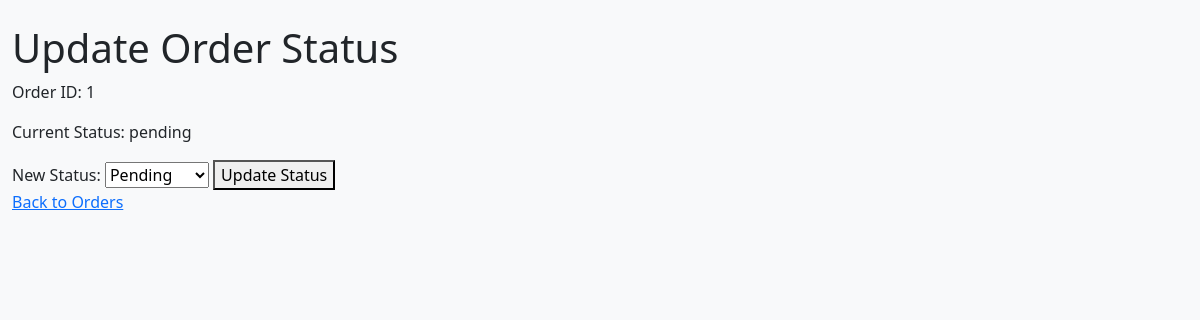
Before: /orders/update/1/ (signed in) with the older database file.
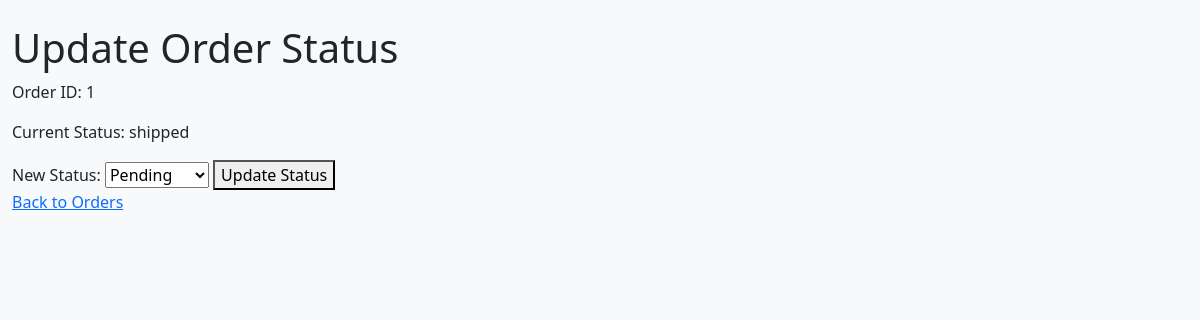
After: the same page with the newer database file.
### orders/models.py (models this page shows, shortened)
class Order(models.Model):
    customer = models.ForeignKey(Customer, on_delete=models.CASCADE, related_name='orders')
    outlet = models.ForeignKey(Shop, on_delete=models.CASCADE, related_name='orders')  # Link to the outlet (shop)
    created_at = models.DateTimeField(auto_now_add=True)
    status = models.CharField(max_length=50, choices=[
        ('pending', 'Pending'),
        ('processing', 'Processing'),
        ('shipped', 'Shipped'),
        ('delivered', 'Delivered'),
        ('cancelled', 'Cancelled'),
    ], default='pending')
    total_calories = models.PositiveIntegerField(default=0)  # Total calories in the order

### orders/views.py (the view)
# urls.py: path('update/<int:order_id>/', views.update_order_status, name='update_order_status'),
@login_required
def update_order_status(request, order_id):
    order = get_object_or_404(Order, id=order_id, outlet__shop_owner=request.user)
    if request.method == 'POST':
        new_status = request.POST.get('status')
        order.status = new_status
        order.save()
        return redirect('shop_orders')  # Redirect to the shop orders page
    return render(request, 'orders/update_status.html', {'order': order})

### orders/templates/orders/update_status.html (shortened to what this page needs)
{% extends 'base.html' %}
{% block content %}
<h1>Update Order Status</h1>
<p>Order ID: {{ order.id }}</p>
<p>Current Status: {{ order.status }}</p>
<form method="post">
    <label for="status">New Status:</label>
    <select name="status" id="status">
        <option value="pending">Pending</option>
    </select>
    <button type="submit">Update Status</button>
</form>
<a href="{% url 'shop_orders' %}">Back to Orders</a>
{% endblock %}

Changed rows visible on the page:
changed Order id 1: status "pending" → "shipped"
